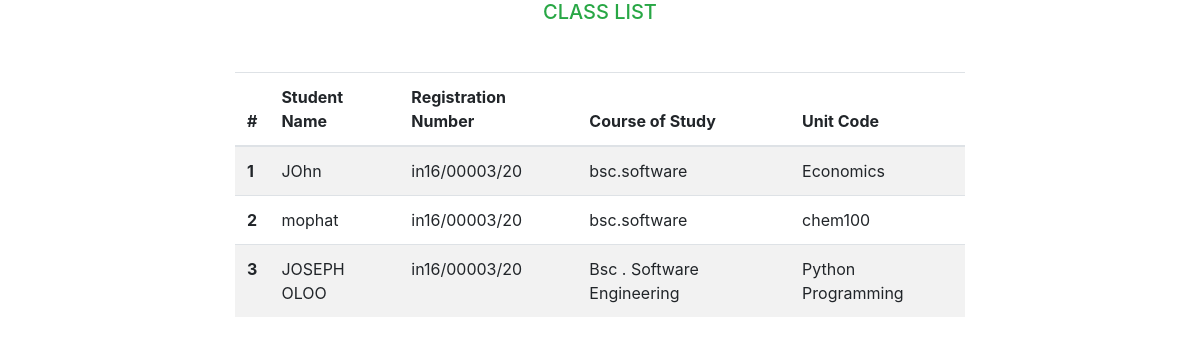
Screenshot of /class/view_class_list with the database file from the repository.
### class/models.py (models this page shows, shortened)
class ClassStudent (models.Model):
    std_name = models.CharField(max_length=200)
    std_regno = models.CharField(max_length=200)
    std_course = models.CharField(max_length=200)
    unit_code = models.CharField(max_length=200)

### class/views.py (the view)
# urls.py: path('view_class_list', views.view_class_list,name='classList'),
def view_class_list(request):
    classlist = ClassStudent.objects.all()
    return render(request , 'class/view_class_list.html',{'classlist':classlist})

### templates/class/view_class_list.html (shortened to what this page needs)
{% extends 'base.html'%} {% block content%}
<h5 class="text-success w-bold text-center">CLASS LIST</h5>
<table class="table table-striped mt-5">
  <thead>
    <tr>
      <th scope="col">#</th>
      <th scope="col">Student Name</th>
      <th scope="col">Registration Number</th>
      <th scope="col">Course of Study</th>
      <th scope="col">Unit Code</th>
    </tr>
  </thead>
  <tbody>
    {% for student in classlist %}
    <tr>
      <th scope="row">{{student.id}}</th>
      <td>{{student.std_name}}</td>
      <td>{{student.std_regno}}</td>
      <td>{{student.std_course}}</td>
      <td>{{student.unit_code}}</td>
    </tr>
    {% endfor %}
  </tbody>
</table>
{% endblock %}

### rows the page displays
ClassStudent: id "1", std_name "JOhn", std_regno "in16/00003/20", std_course "bsc.software", unit_code "Economics"
ClassStudent: id "2", std_name "mophat", std_regno "in16/00003/20", std_course "bsc.software", unit_code "chem100"
ClassStudent: id "3", std_name "JOSEPH OLOO", std_regno "in16/00003/20", std_course "Bsc . Software Engineering", unit_code "Python Programming"
